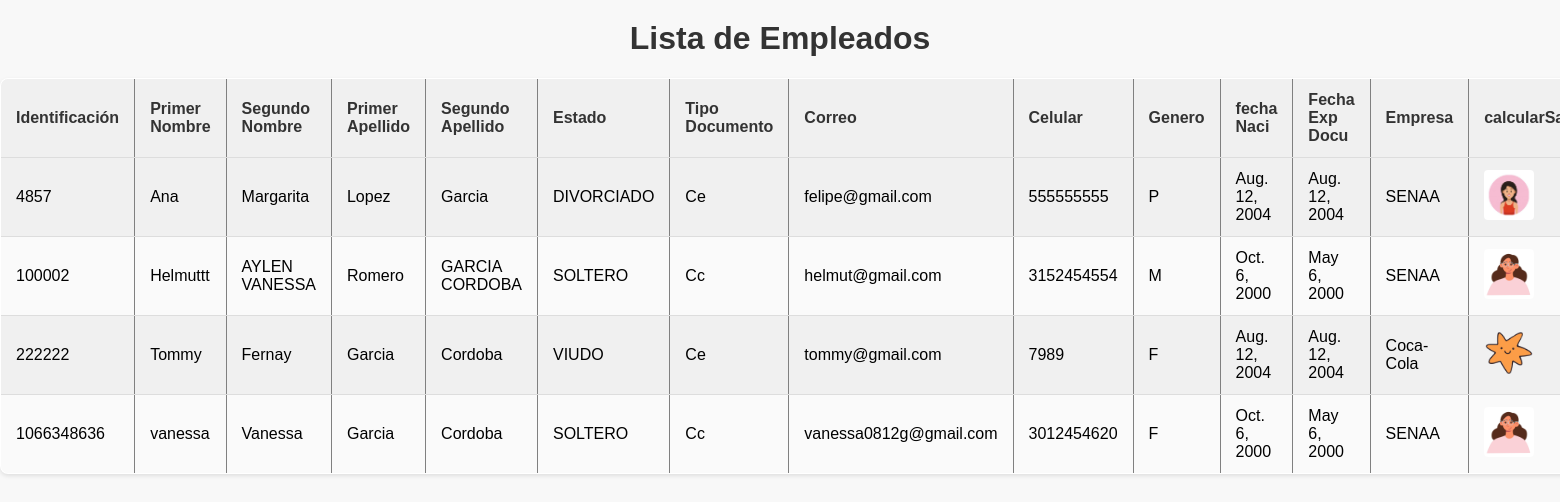
Page /empresarial/listarEmpleados on the committed database.
### Empresarial/models.py (models this page shows, shortened)
class Empleado(models.Model):
    estado_civil=[
        ('SOLTERO', 'Soltero/a'),
        ('CASADO', 'Casado/a'),
        ('DIVORCIADO', 'Divorciado/a'),
        ('VIUDO', 'Viudo/a'),
    ]
    tipo_documento=[
        ('Cc', 'Cedula de ciudadania'),
        ('Ce', 'Cedula de extrangeria'),
        ('Passpor', 'Pasaporte'),
    ]
    genero=[
        ('M', 'Masculino'),
        ('F', 'Femenino'),
        ('O', 'Otro'),
        ('P', 'Prefiero no decir'),
    ]
    nivel_riesgo=[
        ('1', 'Nivel 1'),
        ('2', 'Nivel 2'),
        ('3', 'Nivel 3'),
        ('4', 'Nivel 4'),
        ('5', 'Nivel 5'),
    ]
    numero_identificacion = models.CharField(primary_key=True, max_length=20)
    primer_nombre = models.CharField(max_length=30)
    segundo_nombre = models.CharField(max_length=30, blank=True, null=True)
    primer_apellido = models.CharField(max_length=30)
    segundo_apellido = models.CharField(max_length=30, blank=True, null=True)
    estado_civil = models.CharField(max_length=20, choices=estado_civil)
    tipo_documento = models.CharField(max_length=50, choices=tipo_documento)
    correo = models.EmailField(unique=True)
    celular = models.CharField(max_length=15)
    genero = models.CharField(max_length=10,choices=genero)
    fecha_nacimiento = models.DateField()
    fecha_exp_documento = models.DateField()
    fecha_ingreso = models.DateField( blank=True,null=True)
    nivel_riesgo=models.CharField(max_length=10, choices=nivel_riesgo,blank=True, null=True)
    empresa = models.ForeignKey(Empresa, on_delete=models.CASCADE)
    imagen=models.ImageField(upload_to='photos')

class Empresa(models.Model):
    nit = models.CharField(max_length=50, primary_key=True)
    razon_social = models.CharField(max_length=100)
    telefono_entidad = models.CharField(max_length=15)
    correo_entidad = models.EmailField()
    imagen=models.ImageField(upload_to='photos')
    def __str__(self):
        return self.razon_social

### Empresarial/views.py (the view)
# urls.py: path('listarEmpleados', views.GestionEmpleado.ListarEmpleados, name='ListarEmpleados'),
    def ListarEmpleados(request):
        get_empleados = Empleado.objects.all()
        data = {
            'get_empleados': get_empleados
        }
        return render(request, 'empresarial/listarEmpleado.html', data)

### templates/empresarial/listarEmpleado.html (shortened to what this page needs)
{% load static %}
<!DOCTYPE html>
<html lang="en">
<link rel="stylesheet" type="text/css" href="{% static './css/cssTabla.css' %}">
<head>
</head>
<body>
    <h1>Lista de Empleados</h1>
    <table border="1">
        <tr>
            <th>Identificación</th>
            <th>Primer Nombre</th>
            <th>Segundo Nombre</th>
            <th>Primer Apellido</th>
            <th>Segundo Apellido</th>
            <th>Estado</th>
            <th>Tipo Documento</th>
            <th>Correo</th>
            <th>Celular</th>
            <th>Genero</th>
            <th>fecha Naci</th>
            <th>Fecha Exp Docu</th>
            <th>Empresa</th>
            <th>calcularSalario</th>
        </tr>
        {% for empleado in get_empleados %}
        <tr>
            <td>{{ empleado.numero_identificacion }}</td>
            <td>{{ empleado.primer_nombre }}</td>
            <td>{{ empleado.segundo_nombre }}</td>
            <td>{{ empleado.primer_apellido }}</td>
            <td>{{ empleado.segundo_apellido }}</td>
            <td>{{ empleado.estado_civil }}</td>
            <td>{{ empleado.tipo_documento }}</td>
            <td>{{ empleado.correo }}</td>
            <td>{{ empleado.celular }}</td>
            <td>{{ empleado.genero }}</td>
            <td>{{ empleado.fecha_nacimiento }}</td>
            <td>{{ empleado.fecha_exp_documento }}</td>
            <td>{{ empleado.empresa }}</td>
            <td><img src="{{ empleado.imagen.url }}" alt="Imagen" width="50"> </td>
        </tr>
        {% endfor %}
    </table>
</body>
</html>

### PayMaster/static/css/cssTabla.css (style rules this page uses)
body { font-family: Arial, sans-serif; background-color: #f8f8f8; margin: 0; padding: 0; }
h1 { text-align: center; color: #333; margin-top: 20px; }
table { width: 90%; margin: 20px auto; border-collapse: collapse; box-shadow: 0 2px 4px rgba(0, 0, 0, 0.1); background-color: #fff; border-radius: 8px; overflow: hidden; }
table th, table td { padding: 12px 15px; text-align: left; border-bottom: 1px solid #ddd; }
table th { background-color: #f0f0f0; color: #333; font-weight: bold; }
table tr:nth-child(odd) { background-color: #fafafa; }
table tr:nth-child(even) { background-color: #f0f0f0; }
table img { width: 50px; height: auto; border-radius: 4px; }

### rows in the picture
Empleado: numero_identificacion "4857", primer_nombre "Ana", segundo_nombre "Margarita", primer_apellido "Lopez", segundo_apellido "Garcia", estado_civil "DIVORCIADO", tipo_documento "Ce", correo "felipe@gmail.com", celular "555555555", genero "P", fecha_nacimiento "Aug. 12, 2004", fecha_exp_documento "Aug. 12, 2004", empresa "SENAA", imagen (placeholder picture)
Empleado: numero_identificacion "100002", primer_nombre "Helmuttt", segundo_nombre "AYLEN VANESSA", primer_apellido "Romero", segundo_apellido "GARCIA CORDOBA", estado_civil "SOLTERO", tipo_documento "Cc", correo "helmut@gmail.com", celular "3152454554", genero "M", fecha_nacimiento "Oct. 6, 2000", fecha_exp_documento "May 6, 2000", empresa "SENAA", imagen (picture)
Empleado: numero_identificacion "222222", primer_nombre "Tommy", segundo_nombre "Fernay", primer_apellido "Garcia", segundo_apellido "Cordoba", estado_civil "VIUDO", tipo_documento "Ce", correo "tommy@gmail.com", celular "7989", genero "F", fecha_nacimiento "Aug. 12, 2004", fecha_exp_documento "Aug. 12, 2004", empresa "Coca-Cola", imagen (picture)
Empleado: numero_identificacion "1066348636", primer_nombre "vanessa", segundo_nombre "Vanessa", primer_apellido "Garcia", segundo_apellido "Cordoba", estado_civil "SOLTERO", tipo_documento "Cc", correo "vanessa0812g@gmail.com", celular "3012454620", genero "F", fecha_nacimiento "Oct. 6, 2000", fecha_exp_documento "May 6, 2000", empresa "SENAA", imagen (picture)
